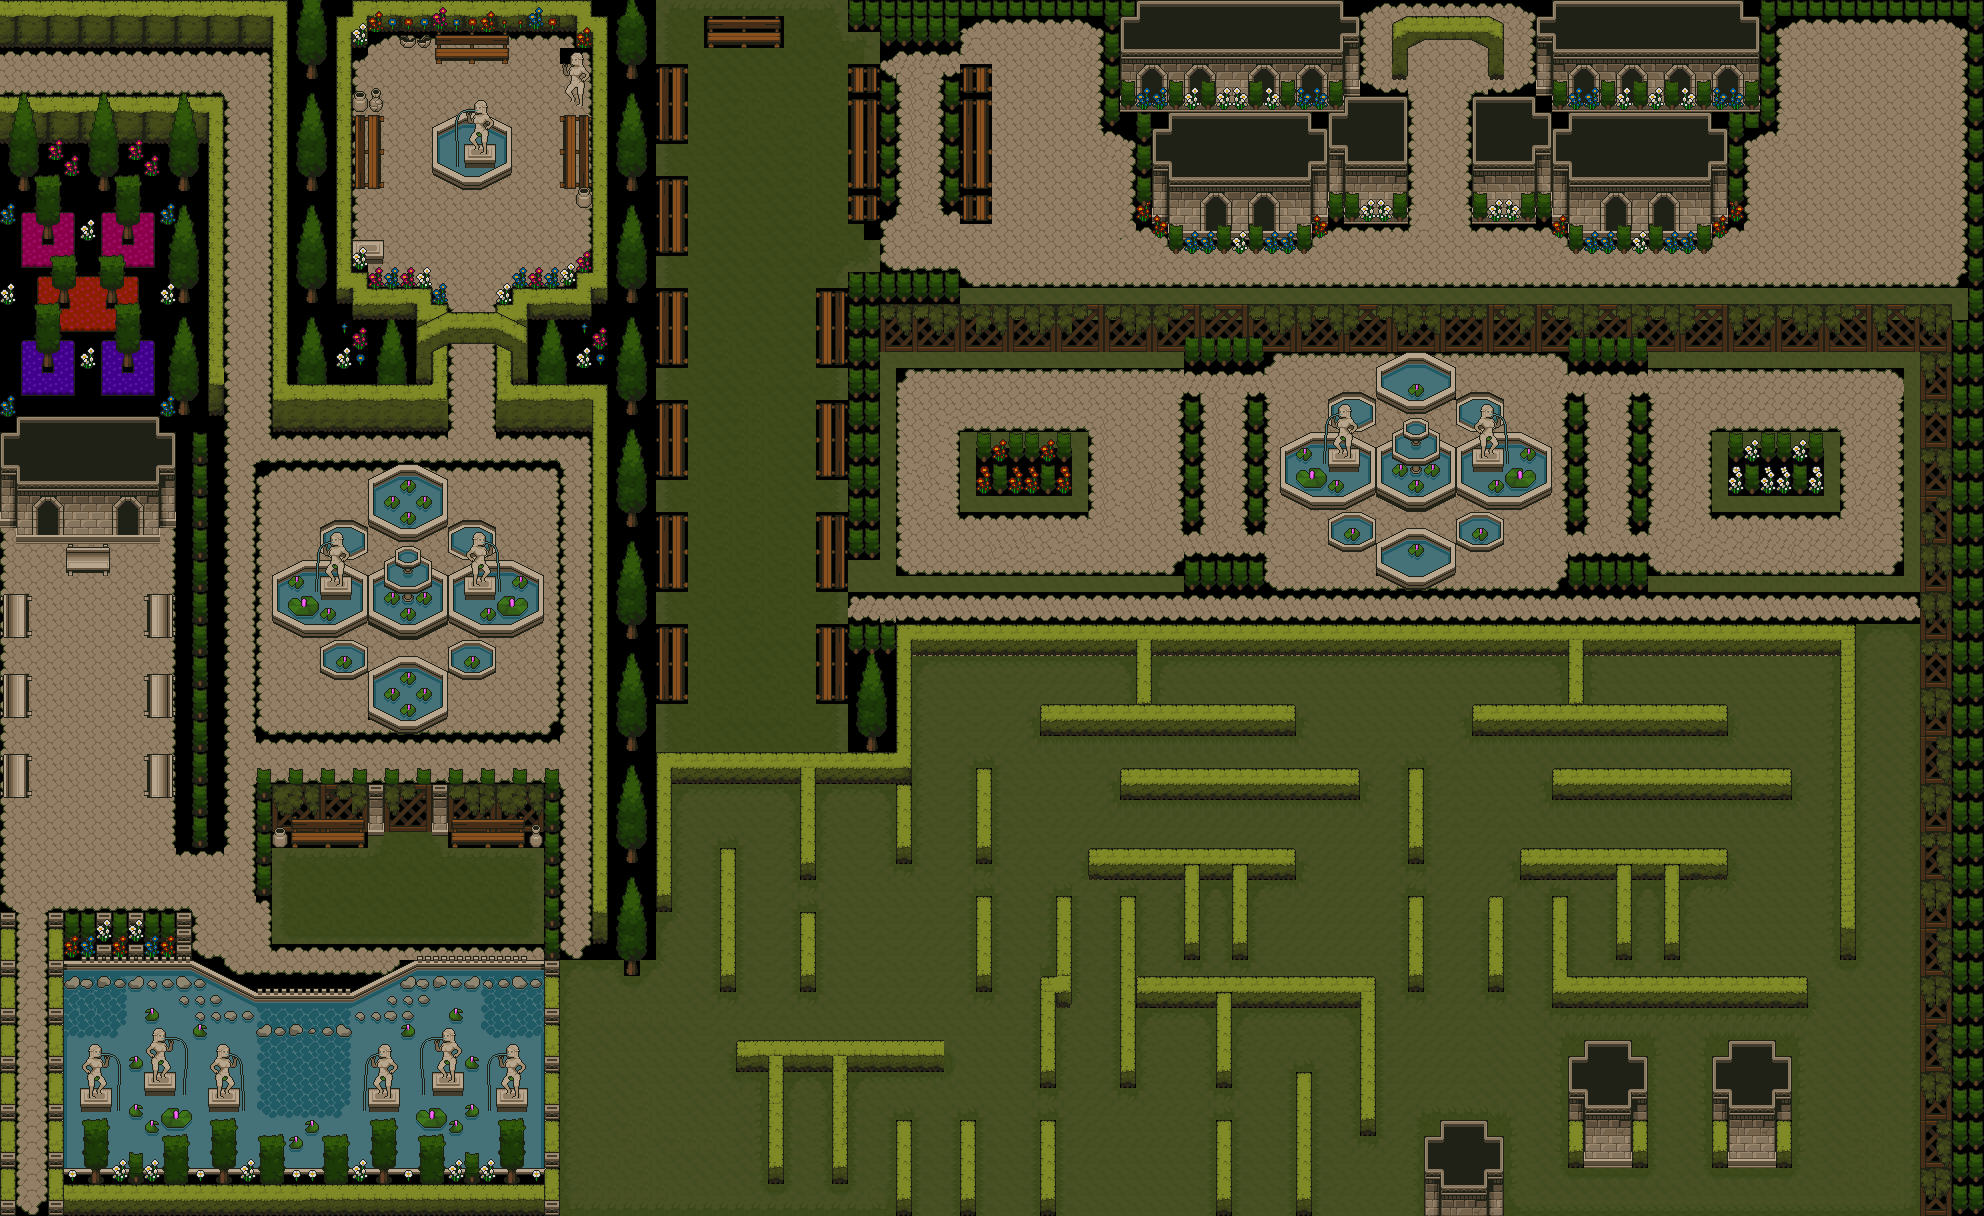

The image is a tile-based game level rendered from a .tmx file. Its description and source (layers, tilesets, objects; grid data summarised) follow:
An orthogonal 124x76 tile map with 16x16 px tiles, 13 tile layers (fountains-floor, trees-2, bushes, road, ...), 1 hidden layer not drawn.

<map version="1.10" tiledversion="1.11.2" orientation="orthogonal" renderorder="right-down" width="124" height="76" tilewidth="16" tileheight="16" infinite="0" nextlayerid="15" nextobjectid="1">
 <tileset firstgid="1" source="pc-garden-tileset.tsx" />
 <layer id="1" name="base-floor" width="124" height="76" visible="0">
  <data>[9424 cells, 9424 non-empty, 5 distinct tile ids]</data>
 </layer>
 <layer id="5" name="fountains-floor" width="124" height="76">
  <data>[9424 cells, 523 non-empty, 9 distinct tile ids]</data>
 </layer>
 <layer id="8" name="trees-2" width="124" height="76">
  <data>[9424 cells, 80 non-empty, 27 distinct tile ids]</data>
 </layer>
 <layer id="2" name="bushes" width="124" height="76">
  <data>[9424 cells, 1563 non-empty, 77 distinct tile ids]</data>
 </layer>
 <layer id="6" name="road" width="124" height="76">
  <data>[9424 cells, 6864 non-empty, 77 distinct tile ids]</data>
 </layer>
 <layer id="9" name="chairs" width="124" height="76">
  <data>[9424 cells, 184 non-empty, 14 distinct tile ids]</data>
 </layer>
 <layer id="10" name="decoration" width="124" height="76">
  <data>[9424 cells, 149 non-empty, 59 distinct tile ids]</data>
 </layer>
 <layer id="3" name="fountains" width="124" height="76">
  <data>[9424 cells, 1015 non-empty, 132 distinct tile ids]</data>
 </layer>
 <layer id="4" name="statues" width="124" height="76">
  <data>[9424 cells, 245 non-empty, 40 distinct tile ids]</data>
 </layer>
 <layer id="7" name="trees" width="124" height="76">
  <data>[9424 cells, 602 non-empty, 31 distinct tile ids]</data>
 </layer>
 <layer id="11" name="garden" width="124" height="76">
  <data>[9424 cells, 625 non-empty, 48 distinct tile ids]</data>
 </layer>
 <layer id="12" name="castle" width="124" height="76">
  <data>[9424 cells, 2054 non-empty, 79 distinct tile ids]</data>
 </layer>
 <layer id="13" name="fountains-2" width="124" height="76">
  <data>[9424 cells, 128 non-empty, 28 distinct tile ids]</data>
 </layer>
 <layer id="14" name="decoration-2" width="124" height="76">
  <data>[9424 cells, 806 non-empty, 87 distinct tile ids]</data>
 </layer>
</map>
